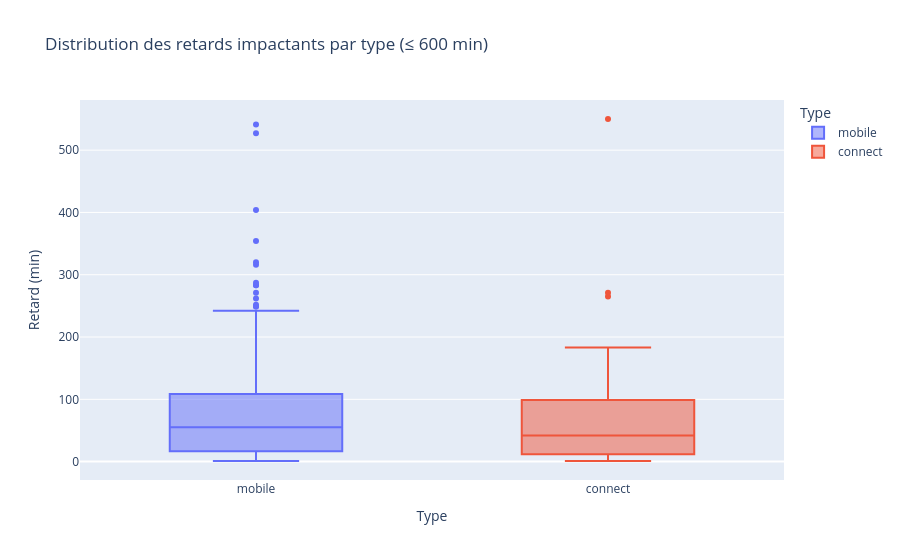
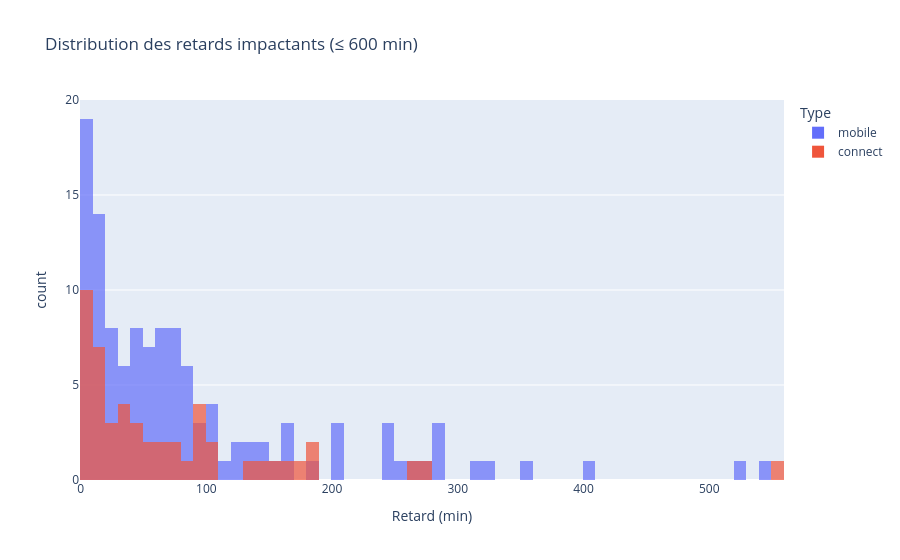

Notebook code for these charts, in order:
### Markdown cell above
## 2.5) Visualisations des distributions des retards

### Code cell
# Plafonner à 600 min (10h) pour lisibilité — les valeurs extrêmes écraseront sinon l'axe
CAP = 600
df_viz = df_caused[df_caused['delay_at_checkout_in_minutes'] <= CAP].copy()

# Boxplot
fig1 = px.box(
    df_viz, x='checkin_type', y='delay_at_checkout_in_minutes',
    color='checkin_type', points='outliers',
    title=f'Distribution des retards impactants par type (≤ {CAP} min)',
    labels={'delay_at_checkout_in_minutes': 'Retard (min)', 'checkin_type': 'Type'},
)
fig1.show()

# Histogramme / distribution
fig2 = px.histogram(
    df_viz, x='delay_at_checkout_in_minutes',
    color='checkin_type', barmode='overlay',
    nbins=60, opacity=0.7,
    title=f'Distribution des retards impactants (≤ {CAP} min)',
    labels={'delay_at_checkout_in_minutes': 'Retard (min)', 'checkin_type': 'Type'},
)
fig2.show()

### Figure 1 — Plotly figure (JSON) as saved in the notebook; plotly's stock layout.template omitted (floating-point values rounded to 4 significant figures)
{"data": [{"alignmentgroup": "True", "boxpoints": "outliers", "hovertemplate": "Type=%{x}<br>Retard (min)=%{y}<extra></extra>", "legendgroup": "mobile", "marker": {"color": "#636efa"}, "name": "mobile", "notched": false, "offsetgroup": "mobile", "orientation": "v", "showlegend": true, "type": "box", "x": ["mobile", "mobile", "mobile", "mobile", "mobile", "mobile", "mobile", "mobile", "mobile", "mobile", "mobile", "mobile", "mobile", "mobile", "mobile", "mobile", "mobile", "mobile", "mobile", "mobile", "mobile", "mobile", "mobile", "mobile", "mobile", "mobile", "mobile", "mobile", "mobile", "mobile", "mobile", "mobile", "mobile", "mobile", "mobile", "mobile", "mobile", "mobile", "mobile", "mobile", "mobile", "mobile", "mobile", "mobile", "mobile", "mobile", "mobile", "mobile", "mobile", "mobile", "mobile", "mobile", "mobile", "mobile", "mobile", "mobile", "mobile", "mobile", "mobile", "mobile", "mobile", "mobile", "mobile", "mobile", "mobile", "mobile", "mobile", "mobile", "mobile", "mobile", "mobile", "mobile", "mobile", "mobile", "mobile", "mobile", "mobile", "mobile", "mobile", "mobile", "mobile", "mobile", "mobile", "mobile", "mobile", "mobile", "mobile", "mobile", "mobile", "mobile", "mobile", "mobile", "mobile", "mobile", "mobile", "mobile", "mobile", "mobile", "mobile", "mobile", "mobile", "mobile", "mobile", "mobile", "mobile", "mobile", "mobile", "mobile", "mobile", "mobile", "mobile", "mobile", "mobile", "mobile", "mobile", "mobile", "mobile", "mobile", "mobile", "mobile", "mobile"], "x0": " ", "xaxis": "x", "y": [271.0, 56.0, 47.0, 3.0, 73.0, 102.0, 81.0, 62.0, 21.0, 28.0, 6.0, 51.0, 72.0, 92.0, 6.0, 71.0, 74.0, 155.0, 26.0, 164.0, 31.0, 165.0, 45.0, 62.0, 131.0, 123.0, 283.0, 16.0, 8.0, 2.0, 7.0, 209.0, 1.0, 134.0, 63.0, 316.0, 39.0, 52.0, 252.0, 74.0, 44.0, 30.0, 51.0, 17.0, 147.0, 4.0, 16.0, 21.0, 44.0, 86.0, 204.0, 12.0, 73.0, 78.0, 95.0, 15.0, 18.0, 83.0, 63.0, 5.0, 163.0, 184.0, 83.0, 119.0, 320.0, 8.0, 37.0, 39.0, 84.0, 3.0, 354.0, 142.0, 46.0, 541.0, 7.0, 11.0, 67.0, 10.0, 404.0, 101.0, 26.0, 51.0, 9.0, 22.0, 283.0, 201.0, 287.0, 63.0, 91.0, 105.0, 65.0, 1.0, 55.0, 3.0, 46.0, 21.0, 17.0, 45.0, 69.0, 242.0, 123.0, 39.0, 15.0, 2.0, 9.0, 13.0, 8.0, 13.0, 50.0, 81.0, 25.0, 11.0, 12.0, 48.0, 6.0, 70.0, 249.0, 262.0, 527.0, 105.0, 249.0], "y0": " ", "yaxis": "y"}, {"alignmentgroup": "True", "boxpoints": "outliers", "hovertemplate": "Type=%{x}<br>Retard (min)=%{y}<extra></extra>", "legendgroup": "connect", "marker": {"color": "#EF553B"}, "name": "connect", "notched": false, "offsetgroup": "connect", "orientation": "v", "showlegend": true, "type": "box", "x": ["connect", "connect", "connect", "connect", "connect", "connect", "connect", "connect", "connect", "connect", "connect", "connect", "connect", "connect", "connect", "connect", "connect", "connect", "connect", "connect", "connect", "connect", "connect", "connect", "connect", "connect", "connect", "connect", "connect", "connect", "connect", "connect", "connect", "connect", "connect", "connect", "connect", "connect", "connect", "connect", "connect", "connect", "connect", "connect", "connect", "connect", "connect", "connect", "connect", "connect"], "x0": " ", "xaxis": "x", "y": [74.0, 73.0, 12.0, 29.0, 550.0, 11.0, 12.0, 65.0, 271.0, 4.0, 16.0, 33.0, 48.0, 105.0, 97.0, 2.0, 88.0, 1.0, 66.0, 25.0, 108.0, 4.0, 95.0, 6.0, 41.0, 142.0, 24.0, 164.0, 265.0, 5.0, 99.0, 183.0, 15.0, 153.0, 50.0, 10.0, 50.0, 18.0, 31.0, 33.0, 6.0, 7.0, 6.0, 43.0, 183.0, 39.0, 90.0, 133.0, 172.0, 8.0], "y0": " ", "yaxis": "y"}], "layout": {"boxmode": "overlay", "legend": {"title": {"text": "Type"}, "tracegroupgap": 0}, "title": {"text": "Distribution des retards impactants par type (≤ 600 min)"}, "xaxis": {"anchor": "y", "categoryarray": ["mobile", "connect"], "categoryorder": "array", "domain": [0, 1], "title": {"text": "Type"}}, "yaxis": {"anchor": "x", "domain": [0, 1], "title": {"text": "Retard (min)"}}}}

### Figure 2 — Plotly figure (JSON) as saved in the notebook; plotly's stock layout.template omitted (floating-point values rounded to 4 significant figures)
{"data": [{"bingroup": "x", "hovertemplate": "Type=mobile<br>Retard (min)=%{x}<br>count=%{y}<extra></extra>", "legendgroup": "mobile", "marker": {"color": "#636efa", "opacity": 0.7, "pattern": {"shape": ""}}, "name": "mobile", "nbinsx": 60, "orientation": "v", "showlegend": true, "type": "histogram", "x": [271.0, 56.0, 47.0, 3.0, 73.0, 102.0, 81.0, 62.0, 21.0, 28.0, 6.0, 51.0, 72.0, 92.0, 6.0, 71.0, 74.0, 155.0, 26.0, 164.0, 31.0, 165.0, 45.0, 62.0, 131.0, 123.0, 283.0, 16.0, 8.0, 2.0, 7.0, 209.0, 1.0, 134.0, 63.0, 316.0, 39.0, 52.0, 252.0, 74.0, 44.0, 30.0, 51.0, 17.0, 147.0, 4.0, 16.0, 21.0, 44.0, 86.0, 204.0, 12.0, 73.0, 78.0, 95.0, 15.0, 18.0, 83.0, 63.0, 5.0, 163.0, 184.0, 83.0, 119.0, 320.0, 8.0, 37.0, 39.0, 84.0, 3.0, 354.0, 142.0, 46.0, 541.0, 7.0, 11.0, 67.0, 10.0, 404.0, 101.0, 26.0, 51.0, 9.0, 22.0, 283.0, 201.0, 287.0, 63.0, 91.0, 105.0, 65.0, 1.0, 55.0, 3.0, 46.0, 21.0, 17.0, 45.0, 69.0, 242.0, 123.0, 39.0, 15.0, 2.0, 9.0, 13.0, 8.0, 13.0, 50.0, 81.0, 25.0, 11.0, 12.0, 48.0, 6.0, 70.0, 249.0, 262.0, 527.0, 105.0, 249.0], "xaxis": "x", "yaxis": "y"}, {"bingroup": "x", "hovertemplate": "Type=connect<br>Retard (min)=%{x}<br>count=%{y}<extra></extra>", "legendgroup": "connect", "marker": {"color": "#EF553B", "opacity": 0.7, "pattern": {"shape": ""}}, "name": "connect", "nbinsx": 60, "orientation": "v", "showlegend": true, "type": "histogram", "x": [74.0, 73.0, 12.0, 29.0, 550.0, 11.0, 12.0, 65.0, 271.0, 4.0, 16.0, 33.0, 48.0, 105.0, 97.0, 2.0, 88.0, 1.0, 66.0, 25.0, 108.0, 4.0, 95.0, 6.0, 41.0, 142.0, 24.0, 164.0, 265.0, 5.0, 99.0, 183.0, 15.0, 153.0, 50.0, 10.0, 50.0, 18.0, 31.0, 33.0, 6.0, 7.0, 6.0, 43.0, 183.0, 39.0, 90.0, 133.0, 172.0, 8.0], "xaxis": "x", "yaxis": "y"}], "layout": {"barmode": "overlay", "legend": {"title": {"text": "Type"}, "tracegroupgap": 0}, "title": {"text": "Distribution des retards impactants (≤ 600 min)"}, "xaxis": {"anchor": "y", "domain": [0, 1], "title": {"text": "Retard (min)"}}, "yaxis": {"anchor": "x", "domain": [0, 1], "title": {"text": "count"}}}}
